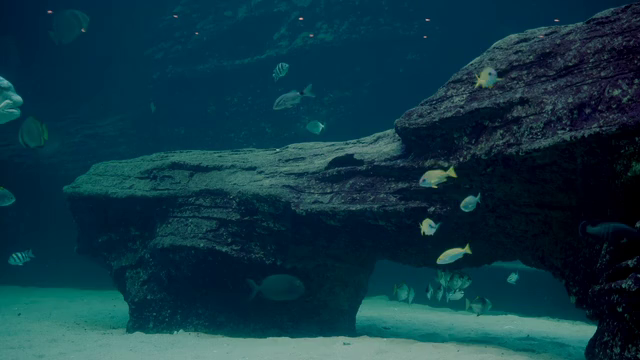
#> input picture frames/frame_0000.png, 640 x 360 px; its folder holds only this picture in this run
$ python iframe.py
#> lines starting #> are read from the running program, lines starting #| are printed output that depends on the picture
### part1_preprocessing.py


import cv2
import numpy as np
import os
import matplotlib.pyplot as plt


# ─── PARAMÈTRES ───────────────────────────────
FRAMES_DIR = "frames"
# ──────────────────────────────────────────────


def load_frames(folder):
    """Charge toutes les images PNG/JPG d'un dossier."""
#> called with folder = 'frames'
    exts = ('.png', '.jpg', '.jpeg')
    files = sorted([f for f in os.listdir(folder) if f.lower().endswith(exts)])
    frames = []
    for f in files:
        img = cv2.imread(os.path.join(folder, f))
#> img is the input picture: shape (360, 640, 3); mean B, G, R 67.6, 54.2, 14.3
        if img is not None:
            frames.append(img)
    print(f"[OK] {len(frames)} frame(s) chargée(s)")
#| [OK] 1 frame(s) chargée(s)
    return frames


def bgr_to_ycbcr(frame_bgr):
    """
    Convertit une frame BGR en YCbCr.
    Retourne les 3 canaux séparés : Y, Cb, Cr
    """
    ycbcr = cv2.cvtColor(frame_bgr, cv2.COLOR_BGR2YCrCb)
    Y, Cr, Cb = cv2.split(ycbcr)  # OpenCV: ordre YCrCb
    return Y, Cb, Cr


def subsample_420(Cb, Cr):
    """
    Sous-échantillonnage 4:2:0 :
    On garde 1 pixel sur 2 horizontalement ET verticalement.
    Divise la taille de Cb et Cr par 4.
    """
    Cb_sub = Cb[::2, ::2]
    Cr_sub = Cr[::2, ::2]
    return Cb_sub, Cr_sub


# [18 lines left out: functions upsample_420, ycbcr_to_bgr, not called in this run]


def preprocess_frame(frame_bgr):
    """
    Pipeline complet pour une frame :
    1. Conversion BGR → YCbCr
    2. Sous-échantillonnage 4:2:0 de Cb et Cr
    Retourne un dict avec toutes les données.
    """
    Y, Cb, Cr = bgr_to_ycbcr(frame_bgr)
    Cb_sub, Cr_sub = subsample_420(Cb, Cr)

    return {
        "Y":      Y,        # canal luminance (taille originale)
        "Cb":     Cb,       # canal bleu original
        "Cr":     Cr,       # canal rouge original
        "Cb_sub": Cb_sub,   # Cb sous-échantillonné (1/4 taille)
        "Cr_sub": Cr_sub,   # Cr sous-échantillonné (1/4 taille)
        "shape":  frame_bgr.shape[:2]  # (hauteur, largeur)
    }


# [76 lines left out: functions reconstruct_frame, visualize, print_stats, not called in this run]


# ─── PROGRAMME PRINCIPAL ──────────────────────────────────────
# [19 lines that do not run on import are left out]

### iframe.py

import numpy as np
import cv2
import os
import matplotlib.pyplot as plt
from scipy.fft import dctn, idctn

from part1_preprocessing import load_frames, preprocess_frame

Q_MATRIX = np.array([
    [16, 11, 10, 16, 24, 40, 51, 61],
    [12, 12, 14, 19, 26, 58, 60, 55],
    [14, 13, 16, 24, 40, 57, 69, 56],
    [14, 17, 22, 29, 51, 87, 80, 62],
    [18, 22, 37, 56, 68, 109, 103, 77],
    [24, 35, 55, 64, 81, 104, 113, 92],
    [49, 64, 78, 87, 103, 121, 120, 101],
    [72, 92, 95, 98, 112, 100, 103, 99]
], dtype=np.float32)


def split_into_blocks(channel, block_size=8):
    """
    Découpe un canal (Y, Cb ou Cr) en blocs de block_size × block_size.
    Ajoute du padding (valeur 128) si la taille n'est pas un multiple de block_size.

    Retourne :
        blocks      : liste de blocs numpy (block_size, block_size)
        padded_shape: (h_padded, w_padded) — nécessaire pour la reconstruction
    """
    h, w = channel.shape
    pad_h = (block_size - h % block_size) % block_size
    pad_w = (block_size - w % block_size) % block_size

    padded = np.pad(
        channel,
        ((0, pad_h), (0, pad_w)),
        mode='constant',
        constant_values=128
    )

    blocks = []
    for i in range(0, padded.shape[0], block_size):
        for j in range(0, padded.shape[1], block_size):
            blocks.append(padded[i:i + block_size, j:j + block_size])

    return blocks, padded.shape


def reconstruct_from_blocks(blocks, padded_shape, original_shape, block_size=8):
    """
    Reconstruit un canal depuis une liste de blocs.
    Retire le padding pour revenir à la taille originale.
    """
    h_pad, w_pad = padded_shape
    canvas = np.zeros((h_pad, w_pad), dtype=np.float32)

    idx = 0
    for i in range(0, h_pad, block_size):
        for j in range(0, w_pad, block_size):
            canvas[i:i + block_size, j:j + block_size] = blocks[idx]
            idx += 1

    h, w = original_shape
    return np.clip(canvas[:h, :w], 0, 255).astype(np.uint8)

def dct2d(block):
    """
    Applique la DCT 2D sur un bloc 8×8.
    On centre d'abord les valeurs autour de 0 (soustrait 128).
    """
    block_centered = block.astype(np.float32) - 128.0
    return dctn(block_centered, norm='ortho')


def idct2d(dct_block):
    """
    Applique l'IDCT 2D (inverse DCT).
    Remet les valeurs dans [0, 255].
    """
    reconstructed = idctn(dct_block, norm='ortho')
    return np.clip(reconstructed + 128.0, 0, 255).astype(np.uint8)


def quantize(dct_block, qf=1.0):
    """
    Quantifie les coefficients DCT.
    qf (Quality Factor) :
        qf > 1 → plus de perte, meilleure compression
        qf < 1 → moins de perte, meilleure qualité
    """
    return np.round(dct_block / (Q_MATRIX * qf)).astype(np.int16)


def dequantize(q_block, qf=1.0):
    """
    Dé-quantifie les coefficients (multiplie par la matrice Q * qf).
    Opération inverse de quantize — utilisée au décodeur.
    """
    return (q_block * (Q_MATRIX * qf)).astype(np.float32)


def encode_channel(channel, qf=1.0, block_size=8):
    """
    Encode un canal (Y, Cb ou Cr) complet :
      split → DCT → quantize sur chaque bloc.

    Retourne :
        q_blocks     : liste de blocs quantifiés (int16)
        padded_shape : forme padded (pour reconstruction)
    """
    blocks, padded_shape = split_into_blocks(channel, block_size)
    q_blocks = []
    for block in blocks:
        dct_block = dct2d(block)
        q_block = quantize(dct_block, qf)
        q_blocks.append(q_block)
    return q_blocks, padded_shape


def encode_iframe(preprocessed, qf=1.0):
    """
    Encode une I-frame complète (Y + Cb_sub + Cr_sub).

    Paramètre :
        preprocessed : dict retourné par preprocess_frame()
        qf           : Quality Factor (défaut 1.0)

    Retourne un dict avec toutes les données encodées.
    """
    Y      = preprocessed["Y"]
    Cb_sub = preprocessed["Cb_sub"]
    Cr_sub = preprocessed["Cr_sub"]
    shape  = preprocessed["shape"]

    q_Y,  pad_Y  = encode_channel(Y,      qf)
    q_Cb, pad_Cb = encode_channel(Cb_sub, qf)
    q_Cr, pad_Cr = encode_channel(Cr_sub, qf)

    return {
        "type":     "I",
        "qf":       qf,
        "shape":    shape,
        "Y":        q_Y,
        "Cb":       q_Cb,
        "Cr":       q_Cr,
        "pad_Y":    pad_Y,
        "pad_Cb":   pad_Cb,
        "pad_Cr":   pad_Cr,
        "Cb_shape": Cb_sub.shape,
        "Cr_shape": Cr_sub.shape,
    }


def decode_channel(q_blocks, padded_shape, original_shape, qf=1.0, block_size=8):
    """
    Décode un canal :
      dequantize → IDCT → reconstruct sur chaque bloc.
    """
    recon_blocks = []
    for q_block in q_blocks:
        dct_block = dequantize(q_block, qf)
        block     = idct2d(dct_block)
        recon_blocks.append(block)
    return reconstruct_from_blocks(recon_blocks, padded_shape, original_shape, block_size)


def decode_iframe(encoded):
    """
    Décode une I-frame encodée et retourne l'image BGR reconstruite.
    """
    qf    = encoded["qf"]
    h, w  = encoded["shape"]

    Y_rec  = decode_channel(encoded["Y"],  encoded["pad_Y"],  (h, w),                    qf)
    Cb_rec = decode_channel(encoded["Cb"], encoded["pad_Cb"], encoded["Cb_shape"],        qf)
    Cr_rec = decode_channel(encoded["Cr"], encoded["pad_Cr"], encoded["Cr_shape"],        qf)

    Cb_up = cv2.resize(Cb_rec, (w, h), interpolation=cv2.INTER_LINEAR)
    Cr_up = cv2.resize(Cr_rec, (w, h), interpolation=cv2.INTER_LINEAR)

    ycbcr = cv2.merge([Y_rec, Cr_up, Cb_up])
    bgr   = cv2.cvtColor(ycbcr, cv2.COLOR_YCrCb2BGR)
    return bgr


def compute_psnr(original, reconstructed):
    """Calcule le PSNR entre l'image originale et reconstruite (en dB)."""
    mse = np.mean((original.astype(np.float64) - reconstructed.astype(np.float64)) ** 2)
    if mse == 0:
        return float('inf')
    return 10 * np.log10(255.0 ** 2 / mse)


def compute_compression_ratio(q_blocks_Y, q_blocks_Cb, q_blocks_Cr, original_shape):
    """Estime le ratio de compression basé sur le nombre de zéros (coefficients nuls)."""
    h, w = original_shape
    original_bytes = h * w * 3

    total_coeffs    = sum(b.size for b in q_blocks_Y + q_blocks_Cb + q_blocks_Cr)
    nonzero_coeffs  = sum(np.count_nonzero(b) for b in q_blocks_Y + q_blocks_Cb + q_blocks_Cr)
    zero_ratio      = 1 - nonzero_coeffs / total_coeffs

    # Estimation : les zéros se compriment très bien
    estimated_bytes = max(1, int(total_coeffs * 2 * (1 - zero_ratio * 0.9)))
    ratio = original_bytes / estimated_bytes
    return ratio, zero_ratio * 100


def visualize_iframe(original_frame, encoded, reconstructed_frame):
    """
    Affiche une figure matplotlib montrant les 4 étapes du pipeline I-frame :
      1. Bloc 8×8 original
      2. Coefficients DCT
      3. Coefficients quantifiés
      4. Bloc reconstruit
    + comparaison frame complète originale vs reconstruite.
    """
    h, w  = encoded["shape"]
    cy, cx = h // 2, w // 2

    by = (cy // 8) * 8
    bx = (cx // 8) * 8

    Y_channel  = cv2.cvtColor(original_frame, cv2.COLOR_BGR2YCrCb)[:, :, 0]
    raw_block  = Y_channel[by:by + 8, bx:bx + 8].astype(np.float32)
    dct_block  = dct2d(raw_block)
    q_block    = quantize(dct_block, encoded["qf"]).astype(np.float32)
    dq_block   = dequantize(q_block.astype(np.int16), encoded["qf"])
    recon_block = idct2d(dq_block).astype(np.float32)

    fig, axes = plt.subplots(2, 4, figsize=(18, 8))
    fig.suptitle(f"Partie 2 — I-frame DCT (QF={encoded['qf']})", fontsize=14, fontweight='bold')


    im0 = axes[0, 0].imshow(raw_block, cmap='gray', vmin=0, vmax=255)
    axes[0, 0].set_title("Bloc 8×8 original (pixels)")
    plt.colorbar(im0, ax=axes[0, 0])

    im1 = axes[0, 1].imshow(dct_block, cmap='seismic')
    axes[0, 1].set_title("Coefficients DCT")
    plt.colorbar(im1, ax=axes[0, 1])

    im2 = axes[0, 2].imshow(q_block, cmap='seismic')
    axes[0, 2].set_title("Après quantification")
    plt.colorbar(im2, ax=axes[0, 2])

    im3 = axes[0, 3].imshow(recon_block, cmap='gray', vmin=0, vmax=255)
    axes[0, 3].set_title("Bloc reconstruit (IDCT)")
    plt.colorbar(im3, ax=axes[0, 3])

    # Ligne 2 : comparaison frame complète
    axes[1, 0].imshow(cv2.cvtColor(original_frame, cv2.COLOR_BGR2RGB))
    axes[1, 0].set_title("Frame originale")

    axes[1, 1].imshow(cv2.cvtColor(reconstructed_frame, cv2.COLOR_BGR2RGB))
    axes[1, 1].set_title("Frame reconstruite")

    diff = cv2.absdiff(original_frame, reconstructed_frame)
    axes[1, 2].imshow(diff)
    axes[1, 2].set_title("Différence (erreur)")

    psnr = compute_psnr(original_frame, reconstructed_frame)
    ratio, zero_pct = compute_compression_ratio(
        encoded["Y"], encoded["Cb"], encoded["Cr"], encoded["shape"]
    )
    info = (
        f"PSNR     : {psnr:.2f} dB\n"
        f"Zéros    : {zero_pct:.1f}%\n"
        f"Ratio est.: {ratio:.2f}x\n"
        f"QF       : {encoded['qf']}"
    )
    axes[1, 3].text(0.1, 0.5, info, transform=axes[1, 3].transAxes,
                    fontsize=13, verticalalignment='center',
                    bbox=dict(boxstyle='round', facecolor='wheat', alpha=0.5))
    axes[1, 3].set_title("Métriques")
    axes[1, 3].axis('off')

    for ax in axes.flat:
        ax.axis('off')

    plt.tight_layout()
    os.makedirs("output", exist_ok=True)
    plt.savefig("output/part2_iframe_visualization.png", dpi=150, bbox_inches='tight')
    print("[OK] Visualisation sauvegardée dans output/part2_iframe_visualization.png")
    plt.show()


def print_stats(encoded, original_frame, reconstructed_frame):
    """Affiche les statistiques de la partie 2."""
    psnr = compute_psnr(original_frame, reconstructed_frame)
    ratio, zero_pct = compute_compression_ratio(
        encoded["Y"], encoded["Cb"], encoded["Cr"], encoded["shape"]
    )
    h, w = encoded["shape"]
    nb_blocks_Y  = len(encoded["Y"])
    nb_blocks_Cb = len(encoded["Cb"])

    print("\n── Statistiques Partie 2 — I-frame ────────────")
    print(f"  Résolution           : {w} x {h}")
    print(f"  Quality Factor (QF)  : {encoded['qf']}")
    print(f"  Blocs 8×8 (Y)        : {nb_blocks_Y}")
    print(f"  Blocs 8×8 (Cb/Cr)    : {nb_blocks_Cb}")
    print(f"  Coefficients nuls    : {zero_pct:.1f}%")
    print(f"  Ratio compression    : ~{ratio:.2f}x")
    print(f"  PSNR                 : {psnr:.2f} dB")
    print("─────────────────────────────────────────────────\n")


if __name__ == "__main__":
    os.makedirs("output", exist_ok=True)


    frames = load_frames("frames")
#> frames = 1 item
    preprocessed_frames = [preprocess_frame(f) for f in frames]
#> in bgr_to_ycbcr, `ycbcr = cv2.cvtColor(frame_bgr, cv2.COLOR_BGR2YCrCb)`: ycbcr: shape (360, 640, 3); mean of channels 0, 1, 2 43.7, 106.9, 141.5
#> in bgr_to_ycbcr, `Y, Cr, Cb = cv2.split(ycbcr)`:
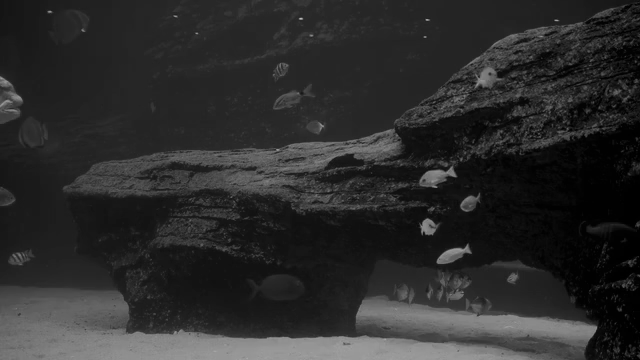
#> Y: shape (360, 640); min 0, max 186, mean 43.7
#> in bgr_to_ycbcr, `Y, Cr, Cb = cv2.split(ycbcr)`:
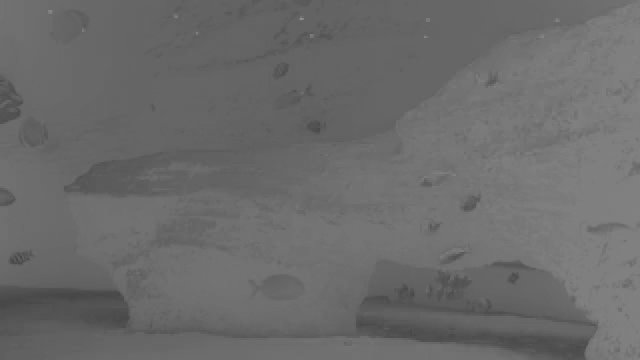
#> Cr: shape (360, 640); min 70, max 145, mean 106.9
#> in bgr_to_ycbcr, `Y, Cr, Cb = cv2.split(ycbcr)`:
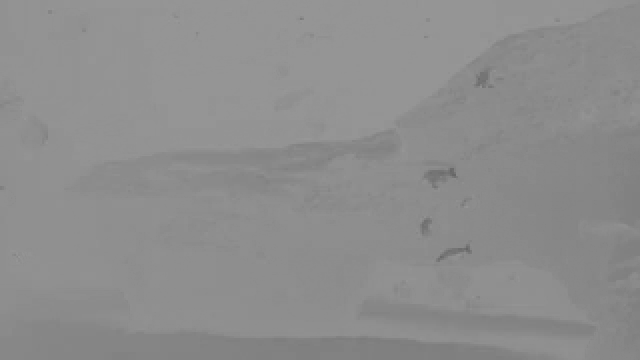
#> Cb: shape (360, 640); min 101, max 152, mean 141.5
#> preprocessed_frames = 1 item


    QF = 1.0
    print(f"[INFO] Encodage I-frame avec QF={QF} ...")
    encoded = encode_iframe(preprocessed_frames[0], qf=QF)
#> in encode_iframe, `shape  = preprocessed["shape"]`: shape = (360, 640)
#> after the loop in split_into_blocks, `for i in range(0, padded.shape[0], block_size):`: blocks = 3600 items
#> in encode_channel, `blocks, padded_shape = split_into_blocks(channel, block_size)`: padded_shape = (360, 640)
#> after the loop in encode_channel, `for block in blocks:`: q_blocks = 3600 items
#> in encode_iframe, `q_Y,  pad_Y  = encode_channel(Y,      qf)`: pad_Y = (360, 640)
#> in encode_iframe, `q_Cb, pad_Cb = encode_channel(Cb_sub, qf)`: q_Cb = 920 items; pad_Cb = (184, 320)
#> in encode_iframe, `q_Cr, pad_Cr = encode_channel(Cr_sub, qf)`: q_Cr = 920 items; pad_Cr = (184, 320)
#> encoded = 11 items
    print("[OK] Encodage terminé")

    print("[INFO] Décodage ...")
    reconstructed = decode_iframe(encoded)
#> in decode_iframe, `qf    = encoded["qf"]`: qf = 1
#> in decode_iframe, `h, w  = encoded["shape"]`: h = 360; w = 640
#> after the loop in decode_channel, `for q_block in q_blocks:`: recon_blocks = 3600 items
#> after the loop in reconstruct_from_blocks, `for i in range(0, h_pad, block_size):`: idx = 3600
#> in decode_iframe, `ycbcr = cv2.merge([Y_rec, Cr_up, Cb_up])`:
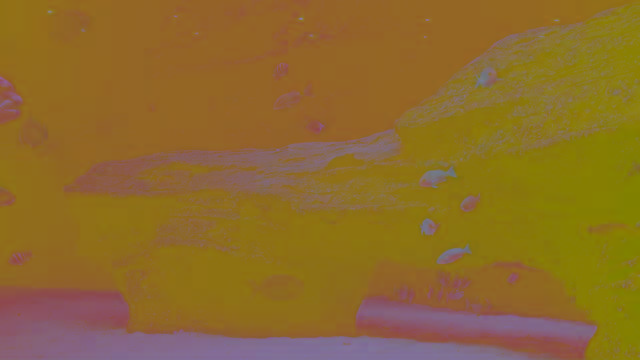
#> ycbcr: shape (360, 640, 3); mean of channels 0, 1, 2 43.5, 106.6, 141.2; drawn as B, G, R
    print("[OK] Décodage terminé")

    print_stats(encoded, frames[0], reconstructed)
#> in compute_psnr, `mse = np.mean((original.astype(np.float64) - reconstructed.astype(np.f..`: mse = 16.79
#> in print_stats, `psnr = compute_psnr(original_frame, reconstructed_frame)`: psnr = 35.88
#> in compute_compression_ratio, `total_coeffs    = sum(b.size for b in q_blocks_Y + q_blocks_Cb + q_blo..`: total_coeffs = 348160
#> in compute_compression_ratio, `nonzero_coeffs  = sum(np.count_nonzero(b) for b in q_blocks_Y + q_bloc..`: nonzero_coeffs = 24537
#> in compute_compression_ratio, `zero_ratio      = 1 - nonzero_coeffs / total_coeffs`: zero_ratio = 0.93
#> in compute_compression_ratio, `estimated_bytes = max(1, int(total_coeffs * 2 * (1 - zero_ratio * 0.9)))`: estimated_bytes = 113798
#> in compute_compression_ratio, `ratio = original_bytes / estimated_bytes`: ratio = 6.07
#> in print_stats, `ratio, zero_pct = compute_compression_ratio( encoded["Y"], encoded["Cb..`: zero_pct = 92.95
#> in print_stats, `h, w = encoded["shape"]`: h = 360; w = 640
#> in print_stats, `nb_blocks_Y  = len(encoded["Y"])`: nb_blocks_Y = 3600
#> in print_stats, `nb_blocks_Cb = len(encoded["Cb"])`: nb_blocks_Cb = 920
#|   Résolution           : 640 x 360
#|   Quality Factor (QF)  : 1.0
#|   Blocs 8×8 (Y)        : 3600
#|   Blocs 8×8 (Cb/Cr)    : 920
#|   Coefficients nuls    : 93.0%
#|   Ratio compression    : ~6.07x
#|   PSNR                 : 35.88 dB

    visualize_iframe(frames[0], encoded, reconstructed)
#> in visualize_iframe, `h, w  = encoded["shape"]`: h = 360; w = 640
#> in visualize_iframe, `cy, cx = h // 2, w // 2`: cy = 180; cx = 320
#> in visualize_iframe, `by = (cy // 8) * 8`: by = 176
#> in visualize_iframe, `bx = (cx // 8) * 8`: bx = 320
#> in visualize_iframe, `diff = cv2.absdiff(original_frame, reconstructed_frame)`:
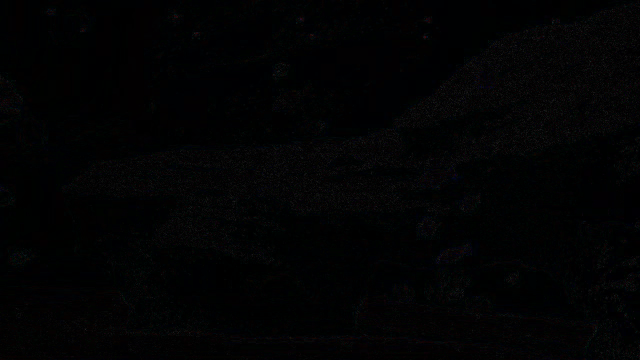
#> diff: shape (360, 640, 3); mean B, G, R 3, 2.5, 2.1
#> in visualize_iframe, `psnr = compute_psnr(original_frame, reconstructed_frame)`: psnr = 35.88
#> in visualize_iframe, `ratio, zero_pct = compute_compression_ratio( encoded["Y"], encoded["Cb..`: ratio = 6.07; zero_pct = 92.95
#> in visualize_iframe, `plt.savefig("output/part2_iframe_visualization.png", dpi=150, bbox_inc..`:
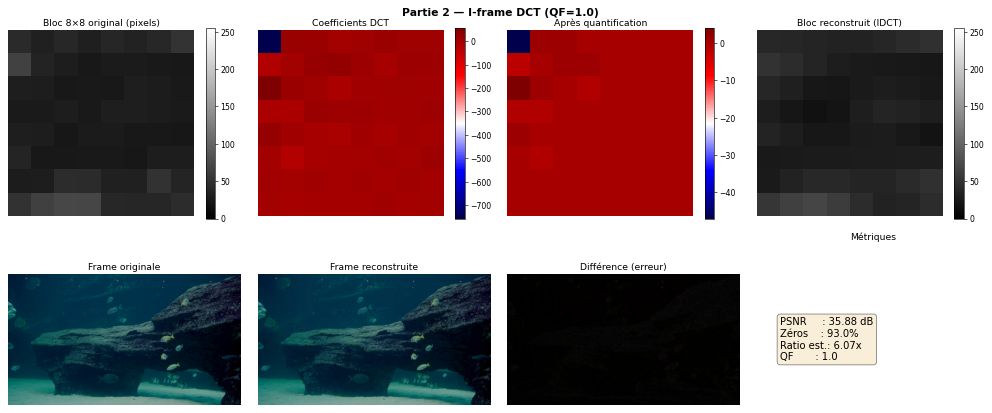
#> figure drawn by matplotlib, 11 panels; B, G, R data is drawn as R, G, B

    print("[INFO] Encodage de toutes les frames ...")
    all_encoded = [encode_iframe(p, qf=QF) for p in preprocessed_frames]
#> all_encoded = 1 item
    all_decoded = [decode_iframe(e) for e in all_encoded]
#> all_decoded = 1 item
    print(f"[OK] {len(all_encoded)} I-frame(s) encodée(s) — prêtes pour la Partie 3")
#| [OK] 1 I-frame(s) encodée(s) — prêtes pour la Partie 3
